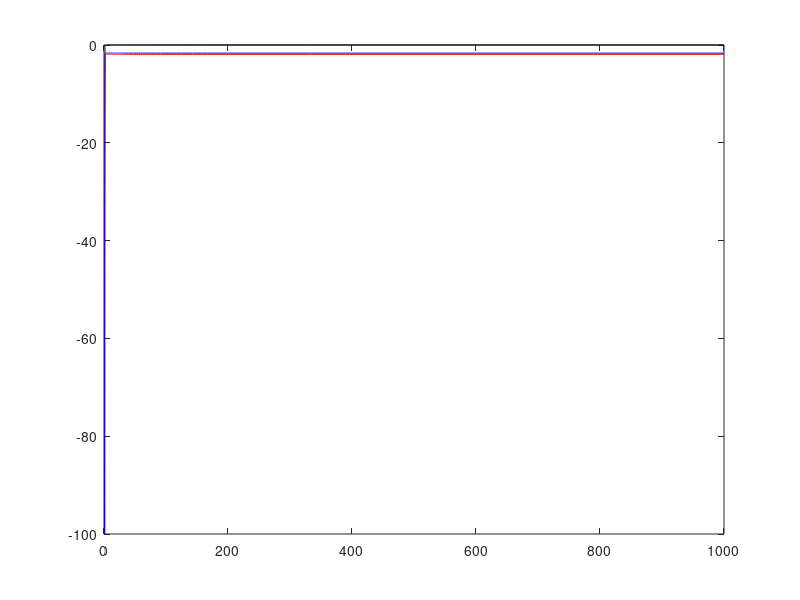

MATLAB code to generate this figure: (Note: this script raises an error after producing the figure.)
close all;
clear variables;


%physical constants for air at stp
cp_air = 1010; %[Joules/(kg.K)]
cv_air = 718; %[Joules/(kg.K)]
R_air = cp_air-cv_air; %[Joules/(kg.K)]
g_air = cp_air/cv_air; 

%physical constants for nitrogen
cp_n2 = 1040; %[Joules/(kg.K)]
cv_n2 = 743; %[Joules/(kg.K)]
R_n2 = cp_n2-cv_n2; %[Joules/(kg.K)]
g_n2 = cp_n2/cv_n2;
m_n2 = 28; %[g/mol]

%physical constants for oxygen
cp_o2 = 919; %[Joules/(kg.K)]
cv_o2 = 659; %[Joules/(kg.K)]
R_o2 = cp_o2-cv_o2; %[Joules/(kg.K)]
g_o2 = cp_o2/cv_o2;
m_o2 = 32; %[g/mol]

%physical constants for C02
cp_co2 = 844; %[Joules/(kg.K)]
cv_co2 = 655; %[Joules/(kg.K)]
R_co2 = cp_co2-cv_co2; %[Joules/(kg.K)]
g_co2 = cp_co2/cv_co2;
m_co2 = 44; %[g/mol]

%physical constants for steam at as close to STP while still superheated
cp_h2o = 2175; %[Joules/(kg.K)]
cv_h2o = 1616; %[Joules/(kg.K)]
R_h2o = cp_h2o-cv_h2o; %[Joules/(kg.K)]
g_h2o = cp_h2o/cv_h2o;
m_h2o = 18; %[g/mol]

%properties of air as calculated from its stated constituents
cp_air_calc = (76.70*cp_n2 + 23.30*cp_o2)/100; %[Joules/(kg.K)]
cv_air_calc = (76.70*cv_n2 + 23.30*cv_o2)/100; %[Joules/(kg.K)]
R_air_calc = cp_air_calc-cv_air_calc; %[Joules/(kg.K)]
g_air_calc = cp_air_calc/cv_air_calc;

%properties of combustion product as calculated from its stated
%constituents
cp_air_prod = (71.82*cp_n2 + 20.00*cp_co2 + 8.18*cp_h2o)/100; %[Joules/(kg.K)]
cv_air_prod = (71.82*cv_n2 + 20.00*cv_co2 + 8.18*cv_h2o)/100; %[Joules/(kg.K)]
R_air_prod = cp_air_prod-cv_air_prod; %[Joules/(kg.K)]
g_air_prod = cp_air_prod/cv_air_prod;

%properties of hot air (2000K)
cp_air_hot = 1241; %[Joules/(kg.K)]
cv_air_hot = 953.5; %[Joules/(kg.K)]
R_air_hot = cp_air_hot-cv_air_hot; %[Joules/(kg.K)]
g_air_hot = cp_air_hot/cv_air_hot;

%how far off are we with the calculated air?
percentage_change_in_cp_for_calc = 100*(cp_air_calc/cp_air - 1);
percentage_change_in_cv_for_calc = 100*(cv_air_calc/cv_air - 1);
percentage_change_in_R_for_calc = 100*(R_air_calc/R_air - 1);
percentage_change_in_g_for_calc = 100*(g_air_calc/g_air - 1);

%how far off are we with the combustion products?
percentage_change_in_cp_for_prod = 100*(cp_air_prod/cp_air - 1);
percentage_change_in_cv_for_prod = 100*(cv_air_prod/cv_air - 1);
percentage_change_in_R_for_prod = 100*(R_air_prod/R_air - 1);
percentage_change_in_g_for_prod = 100*(g_air_prod/g_air - 1);

%how far off are we with the hot air?
percentage_change_in_cp_for_hot = 100*(cp_air_hot/cp_air - 1);
percentage_change_in_cv_for_hot = 100*(cv_air_hot/cv_air - 1);
percentage_change_in_R_for_hot = 100*(R_air_hot/R_air - 1);
percentage_change_in_g_for_hot = 100*(g_air_hot/g_air - 1);


%work out the 1D capacity trends for STP air, combustion products, and hot
%air

%the range of pressure ratios
r = 0.001:0.001:1;

%the capacity trends

Gamma_air = sqrt( 2*g_air/(R_air*(g_air-1))*r.^(2/g_air).*(1-r.^((g_air-1)...
    /g_air)) );
r_crit_air = ((g_air+1)/2)^(g_air/(1-g_air));
Gamma_crit_air = sqrt(g_air/R_air)*((g_air+1)/2)^((1+g_air)/(2*(1-g_air)));
for i = 1:length(r)
    if r(i) < r_crit_air
        Gamma_air(i) = Gamma_crit_air;
    end
end

Gamma_air_calc = sqrt( 2*g_air_calc/(R_air_calc*(g_air_calc-1))*r.^(2/...
    g_air_calc).*(1-r.^((g_air_calc-1)/g_air_calc)) );
r_crit_air_calc = ((g_air_calc+1)/2)^(g_air_calc/(1-g_air_calc));
Gamma_crit_air_calc = sqrt(g_air_calc/R_air_calc)*((g_air_calc+1)/2)^...
    ((1+g_air_calc)/(2*(1-g_air_calc)));
for i = 1:length(r)
    if r(i) < r_crit_air_calc
        Gamma_air_calc(i) = Gamma_crit_air_calc;
    end
end

Gamma_air_prod = sqrt( 2*g_air_prod/(R_air_prod*(g_air_prod-1))*r.^(2/...
    g_air_prod).*(1-r.^((g_air_prod-1)/g_air_prod)) );
r_crit_air_prod = ((g_air_prod+1)/2)^(g_air_prod/(1-g_air_prod));
Gamma_crit_air_prod = sqrt(g_air_prod/R_air_prod)*((g_air_prod+1)/2)^...
    ((1+g_air_prod)/(2*(1-g_air_prod)));
for i = 1:length(r)
    if r(i) < r_crit_air_prod
        Gamma_air_prod(i) = Gamma_crit_air_prod;
    end
end

Gamma_air_hot = sqrt( 2*g_air_hot/(R_air_hot*(g_air_hot-1))*r.^...
    (2/g_air_hot).*(1-r.^((g_air_hot-1)/g_air_hot)) );
r_crit_air_hot = ((g_air_hot+1)/2)^(g_air_hot/(1-g_air_hot));
Gamma_crit_air_hot = sqrt(g_air_hot/R_air_hot)*((g_air_hot+1)/2)^...
    ((1+g_air_hot)/(2*(1-g_air_hot)));
for i = 1:length(r)
    if r(i) < r_crit_air_hot
        Gamma_air_hot(i) = Gamma_crit_air_hot;
    end
end

%normalise each trend against the cold air trend
Factor_air_calc = 100*(Gamma_air_calc./Gamma_air-1);
Factor_air_prod = 100*(Gamma_air_prod./Gamma_air-1);
Factor_air_hot = 100*(Gamma_air_hot./Gamma_air-1);

%work out the inverse pressure ratios and plot the capacities the other way
%round
r_inv = 1./r;


% Default figure settings
figure_width = 4;     % Width in inches
figure_height = 4;    % Height in inches
axes_line_width = 0.75;    % AxesLineWidth
font_size = 14;      % Fontsize
line_width = 1.5;      % LineWidth
marker_size = 8;       % MarkerSize

figure(1)
plot(r_inv,100*(Gamma_air/Gamma_crit_air-1),'k')

hold on
plot(r_inv,100*(Gamma_air_hot/Gamma_crit_air-1),'r')
plot(r_inv,100*(Gamma_air_prod/Gamma_crit_air-1),'b')
xline(1/r_crit_air,'k')
xline(1/r_crit_air_hot,'r')
xline(1/r_crit_air_prod,'b')
xlim([1.5,2])
legend('Air, 300 K', 'Air, 2000 K', 'Product', 'Location', 'Southeast')
xlabel('NGV pressure ratio, $\frac{p_{01}}{p_2}$','Interpreter','latex')
ylabel('\Delta capacity, %')
%Here we set up the axes
pos = get(gcf, 'Position');
set(gcf, 'Position', [pos(1) pos(2) figure_width*100, figure_height*100]); %<- Set size
set(gca, 'FontSize', font_size, 'LineWidth', axes_line_width); %<- Set properties
set(gca,'FontName','Charter','FontSize',font_size)
% Here we preserve the size of the image when we save it.
set(gcf,'InvertHardcopy','on');
set(gcf,'PaperUnits', 'inches');
papersize = get(gcf, 'PaperSize');
left = (papersize(1)- figure_width)/2;
bottom = (papersize(2)- figure_height)/2;
myfiguresize = [left, bottom, figure_width, figure_height];
set(gcf,'PaperPosition', myfiguresize);
print('../../figs/combustion_products_capacities','-dpng','-r300');

figure(2)
plot(r_inv,Factor_air_prod,'b')
hold on
plot(r_inv,Factor_air_hot,'r')
xlim([1.5,2])
xlabel('NGV pressure ratio, $\frac{p_{01}}{p_2}$','Interpreter','latex')
ylabel('Error in capacity, %')
design_line = xline(1.79,'-k',{'Design'},'FontName','Charter','FontSize',font_size);
design_line.LabelVerticalAlignment = 'top';
design_line.LabelHorizontalAlignment = 'right';
choked_line = xline(1/r_crit_air,'-k',{'Critical'},'FontName','Charter','FontSize',font_size);
choked_line.LabelVerticalAlignment = 'top';
choked_line.LabelHorizontalAlignment = 'right';
legend('Air, 2000 K', 'Product', 'Location', 'Southwest')
%Here we set up the axes
pos = get(gcf, 'Position');
set(gcf, 'Position', [pos(1) pos(2) figure_width*100, figure_height*100]); %<- Set size
set(gca, 'FontSize', font_size, 'LineWidth', axes_line_width); %<- Set properties
set(gca,'FontName','Charter','FontSize',font_size)
% Here we preserve the size of the image when we save it.
set(gcf,'InvertHardcopy','on');
set(gcf,'PaperUnits', 'inches');
papersize = get(gcf, 'PaperSize');
left = (papersize(1)- figure_width)/2;
bottom = (papersize(2)- figure_height)/2;
myfiguresize = [left, bottom, figure_width, figure_height];
set(gcf,'PaperPosition', myfiguresize);
print('../../figs/combustion_products_capacities_errors','-dpng','-r300');













